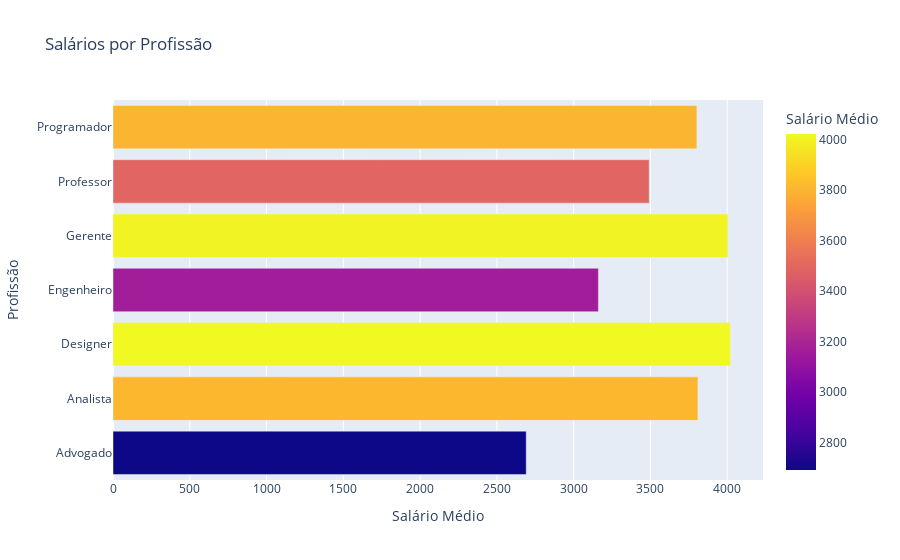

The code cell stored with this chart in its notebook:
### Markdown cell above
Para termos a opção de mudar a cor e tamanho:

### Code cell
salario_por_profissao = df.groupby('Profissão')['Salário'].mean().reset_index()

fig = px.bar(salario_por_profissao, x='Salário', y='Profissão', orientation='h',
             title='Salários por Profissão',
             labels={'Salário': 'Salário Médio', 'Profissão': 'Profissão'},
             color='Salário',  # Especificando a cor baseada nos valores de salário
             width=800)        # Definindo a largura do gráfico em pixels

fig.show()

### Figure 1 — Plotly figure (JSON) as saved in the notebook; plotly's stock layout.template omitted (floating-point values rounded to 4 significant figures)
{"data": [{"alignmentgroup": "True", "hovertemplate": "Salário Médio=%{marker.color}<br>Profissão=%{y}<extra></extra>", "legendgroup": "", "marker": {"color": [2691, 3809.0, 4021.0, 3161, 4004, 3492, 3802.0], "coloraxis": "coloraxis", "pattern": {"shape": ""}}, "name": "", "offsetgroup": "", "orientation": "h", "showlegend": false, "textposition": "auto", "type": "bar", "x": [2691, 3809.0, 4021.0, 3161, 4004, 3492, 3802.0], "xaxis": "x", "y": ["Advogado", "Analista", "Designer", "Engenheiro", "Gerente", "Professor", "Programador"], "yaxis": "y"}], "layout": {"autosize": true, "barmode": "relative", "coloraxis": {"colorbar": {"title": {"text": "Salário Médio"}}, "colorscale": [[0, "#0d0887"], [0.1111, "#46039f"], [0.2222, "#7201a8"], [0.3333, "#9c179e"], [0.4444, "#bd3786"], [0.5556, "#d8576b"], [0.6667, "#ed7953"], [0.7778, "#fb9f3a"], [0.8889, "#fdca26"], [1, "#f0f921"]]}, "legend": {"tracegroupgap": 0}, "title": {"text": "Salários por Profissão"}, "xaxis": {"anchor": "y", "autorange": true, "domain": [0, 1], "range": [0, 4233.0], "title": {"text": "Salário Médio"}, "type": "linear"}, "yaxis": {"anchor": "x", "autorange": true, "domain": [0, 1], "range": [-0.5, 6.5], "title": {"text": "Profissão"}, "type": "category"}}}
